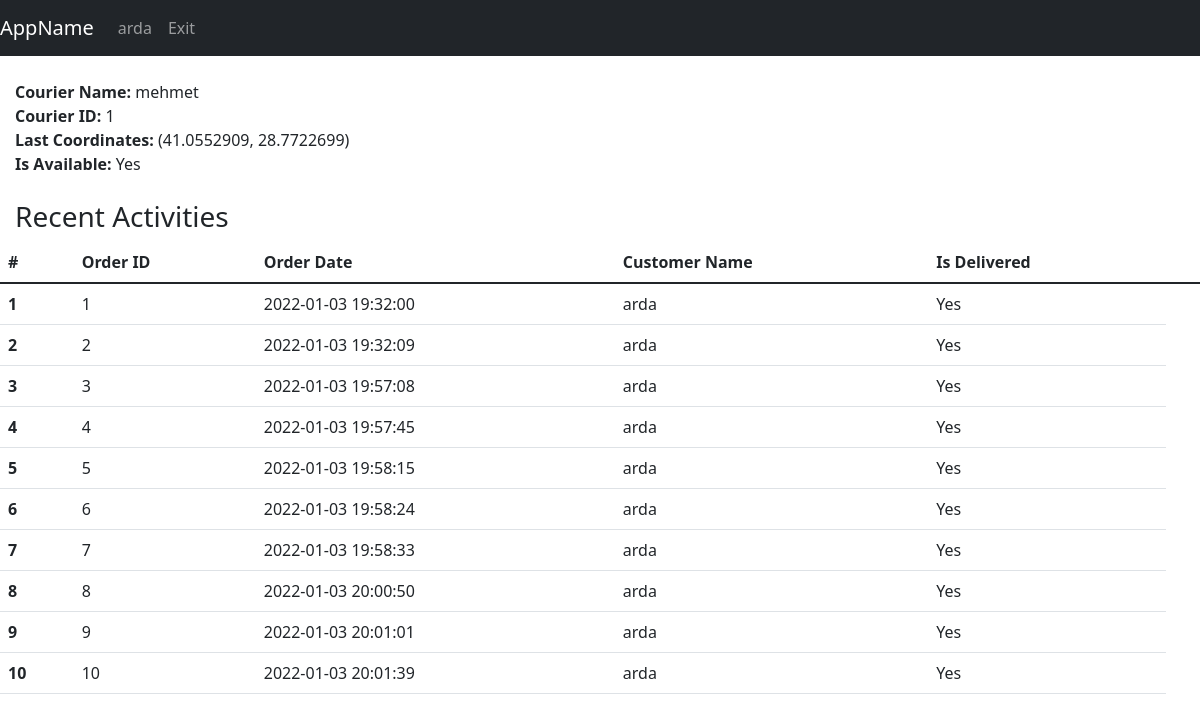
Page /courierDetail (signed in) on the earlier database version.
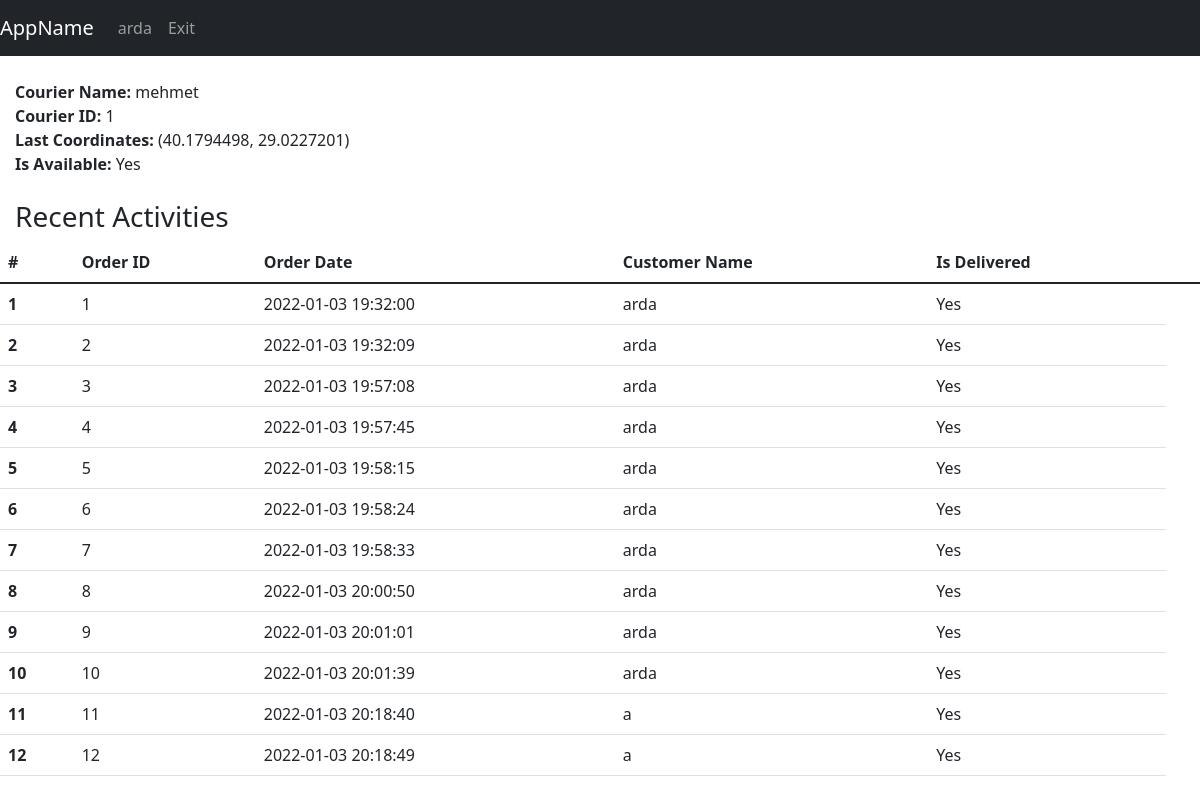
Same page on the later database version.
### tables this page shows
CREATE TABLE couriers(id INTEGER PRIMARY KEY,name TEXT,is_available TEXT,lat REAL,lng, orderId int REFERENCES foodOrder(id) ON UPDATE CASCADE);

CREATE TABLE foodOrder(id INTEGER PRIMARY KEY,content TEXT,orderDate Date DEFAULT (datetime('now','localtime')),totalPrice REAL, is_delivered INTEGER DEFAULT(0), is_reviewed INTEGER DEFAULT(0), restaurantId INTEGER, courierID int REFERENCES couriers(id) ON UPDATE CASCADE, userUserName varchar(30) REFERENCES users(username) ON UPDATE CASCADE, FOREIGN KEY(restaurantId) REFERENCES restaurant(id));

CREATE TABLE users(username TEXT PRIMARY KEY,email TEXT,password TEXT,user_type INTEGER, address Text, lat REAL , lng REAL, registred_date Date DEFAULT (datetime('now','localtime')));

### app.py (the view)
@app.route("/courierDetail", methods=["GET"])
def courierDetail():
    with sqlite3.connect(DATABASE) as database:
        cursor = database.cursor()
    couirerID = request.args.get('courier', default=1, type=int)
    command = "SELECT count(*) FROM foodOrder WHERE foodOrder.courierID ="+str(couirerID)
    cursor.execute(command)
    totalCourierOrder = int(cursor.fetchall()[0][0])
    if totalCourierOrder == 0:
        cursor.execute("SELECT couriers.id,  couriers.name, is_available, couriers.lat, couriers.lng FROM couriers WHERE couriers.id = (?)", (couirerID,))
        query = cursor.fetchall()
        print("Detail:",query)
    else:
        cursor.execute("SELECT couriers.id, couriers.name, is_available, couriers.lat, couriers.lng, foodOrder.is_delivered, foodOrder.orderDate, users.username, foodOrder.id "
                       "FROM couriers INNER JOIN users,foodOrder ON couriers.id = (?) and foodOrder.courierID = (?) and foodOrder.userUserName = users.username", (couirerID,couirerID))
        query = cursor.fetchall()
        print("Detail:",query)
    return render_template("admin/list_operations/courier_detail.html", username=session["username"], data=query, totalOrder=totalCourierOrder)

### templates/admin/list_operations/courier_detail.html (shortened to what this page needs)
{% extends 'base.html' %}
{% block navbar %}
<nav class="navbar navbar-expand-lg navbar-dark bg-dark">
    <a class="navbar-brand" href="#">AppName</a>
    <div class="collapse navbar-collapse" id="navbarNav">
        <ul class="navbar-nav">
          <li class="nav-item active"><a class="nav-link" href="/">{{username}}</a></li>
          <li class="nav-item active"><a class="nav-link" href="/exit">Exit</a></li>
        </ul>
    </div>
</nav>
{% endblock %}
{% block body %}
    <div style="padding-left: 15px">
        <br>
        <b>Courier Name: </b>{{ data[0][1] }}<br>
        <b>Courier ID: </b>{{ data[0][0] }}<br>
        <b>Last Coordinates: </b>({{ data[0][3] }}, {{ data[0][4] }})<br>
        <b>Is Available: </b>
        {% if data[0][2] == '0' %}
            No
        {% else %}
            Yes
        {% endif %}
    </div><br>
    {% if totalOrder != 0 %}
        <div style="padding-left: 15px">
            <h3>Recent Activities</h3>
        </div>
        <table class="table">
          <thead class="thead-dark">
            <tr>
                <th scope="col">#</th>
                <th scope="col">Order ID</th>
                <th scope="col">Order Date</th>
                <th scope="col">Customer Name</th>
                <th scope="col">Is Delivered</th>
                <th scope="col"></th>
            </tr>
          </thead>
          <tbody>
            {%for i in range(data|length)%}
                    <tr>
                      <th scope="row">{{ i+1 }}</th>
                      <td>{{ data[i][8] }}</td>
                      <td>{{ data[i][6] }}</td>
                      <td>{{ data[i][7] }}</td>
                        {% if data[i][2] == '0' %}
                            <td>No</td>
                        {% else %}
                            <td>Yes</td>
                        {% endif %}
                    </tr>
            {%endfor%}
          </tbody>
        </table>
    {% else %}
        <div style="padding-left: 15px">
            <h5>Courier Does Not Have Any Previous Order</h5>
        </div>
    {% endif %}
{% endblock %}

Differences in the rows shown:
changed couriers "mehmet": lat "41.0552909" → "40.1794498"; lng "28.7722699" → "29.0227201"
added foodOrder: id "11", orderDate "2022-01-03 20:18:40"
added users: username "a" "a"
added foodOrder: id "12", orderDate "2022-01-03 20:18:49"
Other differences:
new list line: "11 Yes"
new list line: "12 Yes"
